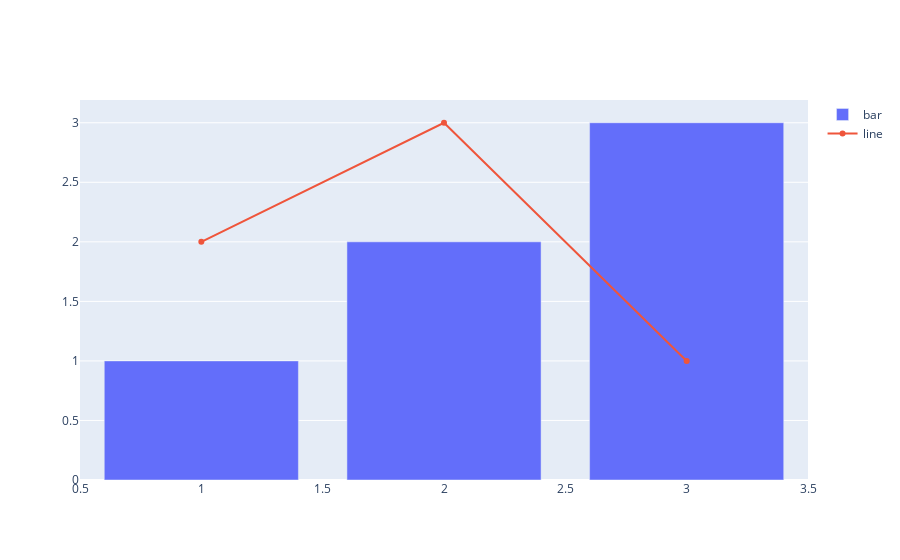

This figure's notebook cell:
### Markdown cell above
### 2. 4. 1 ホバーツール

### Code cell
import plotly.graph_objects as go

go.Figure(
    [
        go.Bar(
            x=[1, 2, 3], y=[1, 2, 3], hovertext=["A社", "B社", "C社"], name="bar"
        ),
        go.Scatter(x=[1, 2, 3], y=[2, 3, 1], name="line"),
    ],
    layout={'hovermode': 'closest'}
).show()

### Figure 1 — Plotly figure (JSON) as saved in the notebook; plotly's stock layout.template omitted (floating-point values rounded to 4 significant figures)
{"data": [{"hovertext": ["A社", "B社", "C社"], "name": "bar", "type": "bar", "x": [1, 2, 3], "y": [1, 2, 3]}, {"name": "line", "type": "scatter", "x": [1, 2, 3], "y": [2, 3, 1]}], "layout": {"hovermode": "closest"}}
